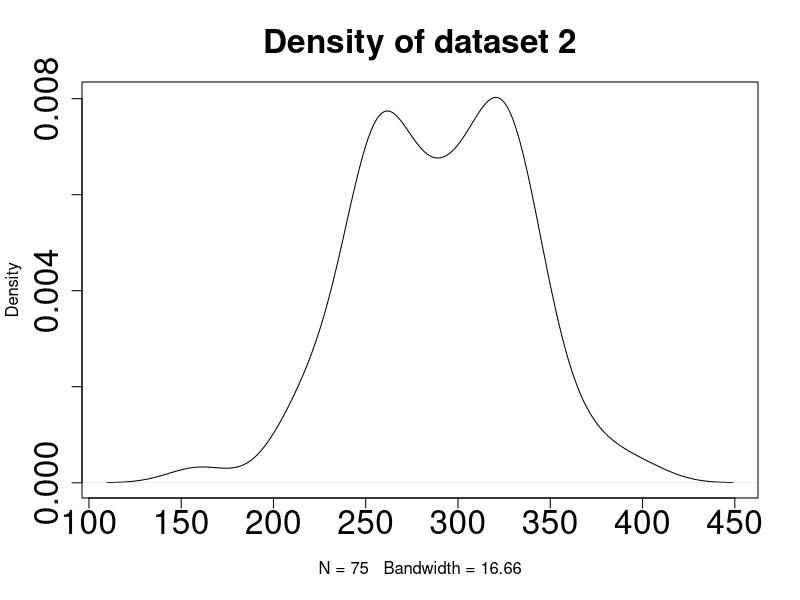
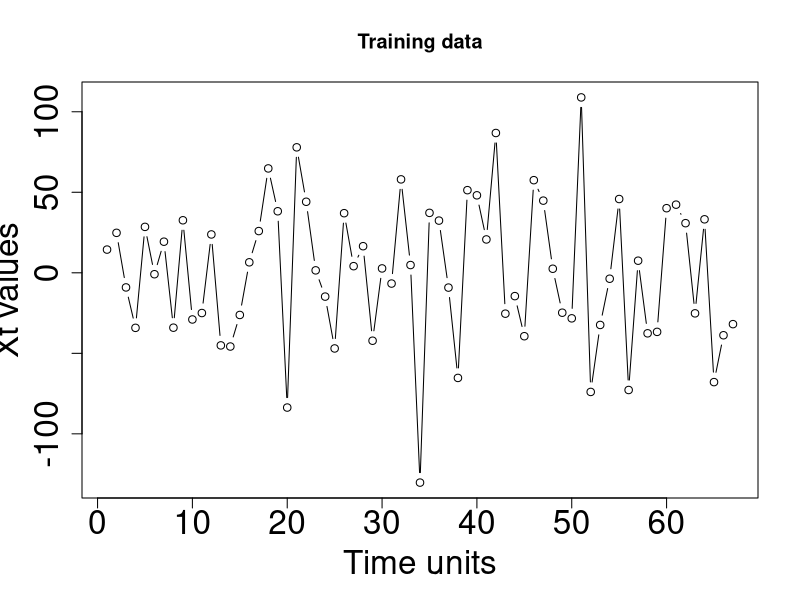
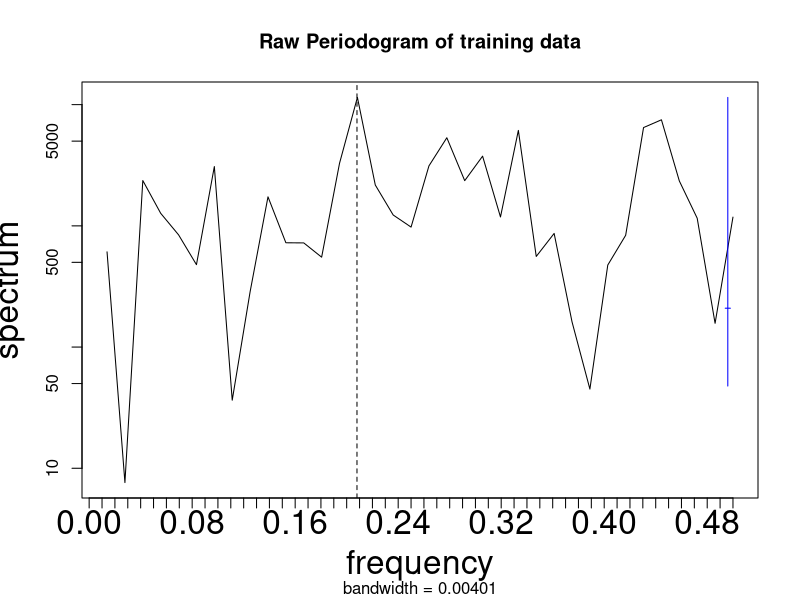
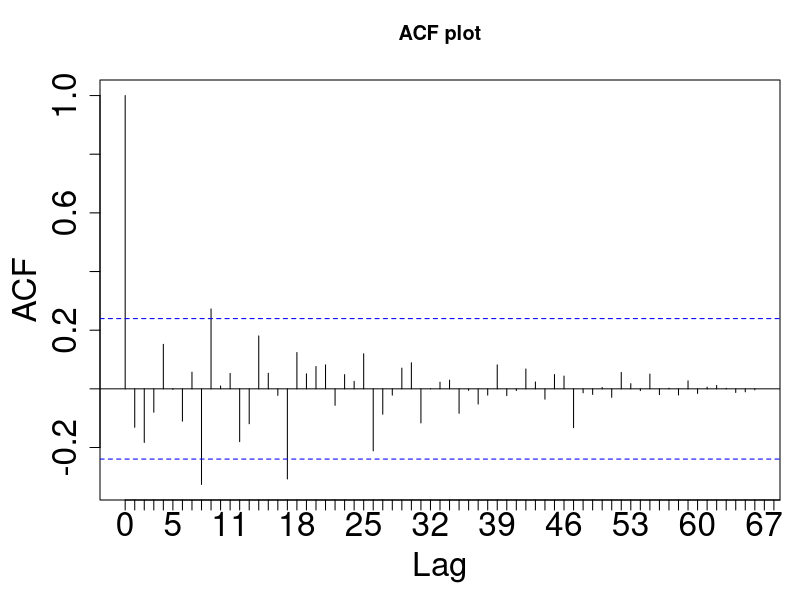
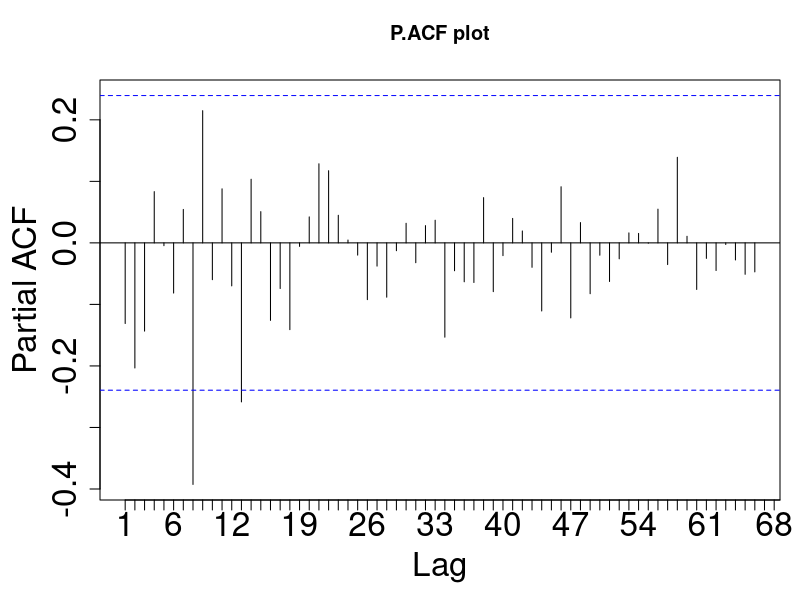
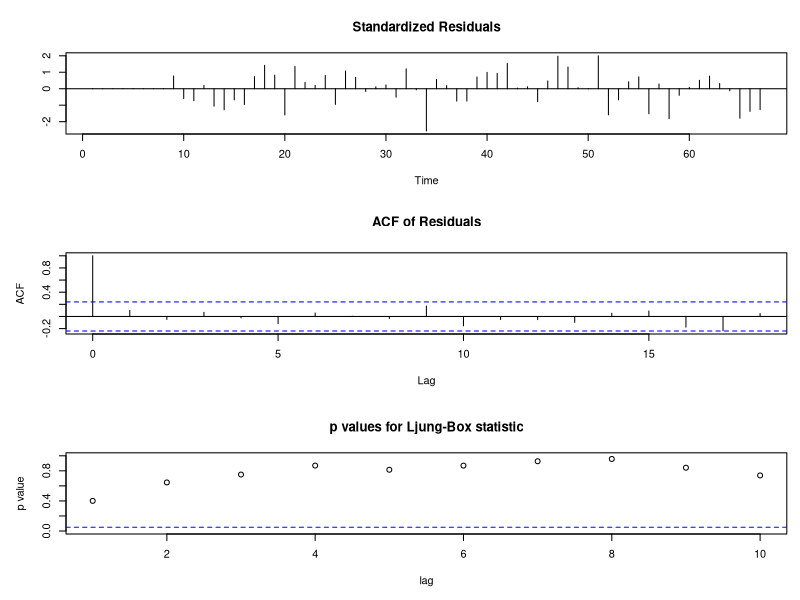
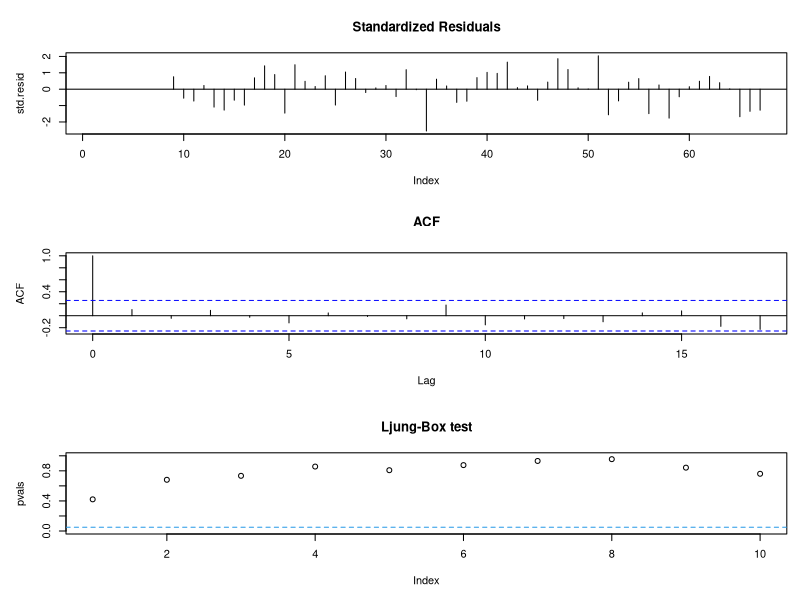
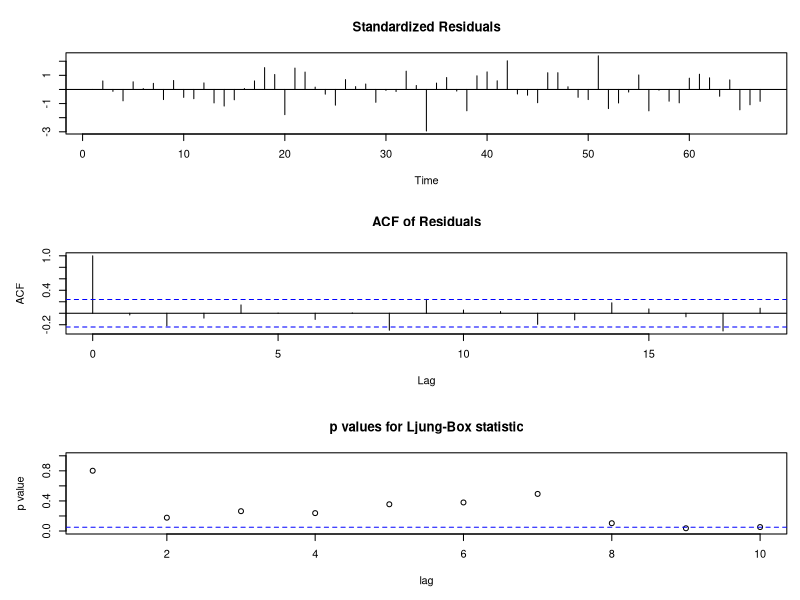

The R script that drew these images, in order:
library(lmtest)
#################################  Proj 2 75 observations  2/sqrt(75) = 0.2309401
# Hold out the last 8 observations
proj2 = read.table('proj2.txt')
sample.mean = mean(proj2[,1])
zero.mean.proj2 = proj2 - sample.mean
train.pts = zero.mean.proj2[1:67,]
test.pts = zero.mean.proj2[68:75,]
plot(density(proj2[,1]), main='Density of dataset 2', cex.axis=2, cex.main=2)
# Looks bimodal, fitting MLE model may not provide a good fit.
summary(proj2)
plot(train.pts, type='b', ylab='Xt values', xlab='Time units',cex.axis=2, cex.lab = 2, main='Training data')
# The length of the periods differ and it is irregular.
# The data seems stationary
spec.pgram(train.pts,plot=F)
spec.pgram(train.pts,xaxt='n', main='Raw Periodogram of training data', cex.main =2, cex.lab = 2)
axis(1, seq(0,0.5,0.01),cex.axis=2)
abline(v=0.208, lty=2)
1/0.208
# There seem to be too many local maxima, which means there are too many frequencies that
# contribute the variability of data.
# Since this data has only 67 data points, having too many frequencies may just indicate
# that the data is noise.
# But if we were to assume that there is period, then the
# first frequency to consider would be 
# 0.208 which is where the highest peak of spectrum happens.
# In this case, the period is 1/0.208
# The spectrum is peak at frequency = 0.208 in (0, 0.5) scale.
par(mar=c(5,5,4,1))
acf(train.pts, type = 'correlation',lag.max=100, xaxt='n', main='ACF plot',cex.axis=2, cex.lab=2)
axis(1, at = 0:100,cex.axis=2)
# It looks like data is white noise.
# acf could die off after lag zero, lag 8 or 17. But the acf at lag 8, 9, and 17 are just a little outside the confidence region.
# It seems highly likely that the acf is zero after lag zero.
# There isn't sinusoidal decay.
acf(train.pts, type = 'partial',lag.max=100, xaxt='n', main='P.ACF plot',cex.axis=2, cex.lab=2)
axis(1, at = 1:100,cex.axis=2)
# p.acf could die off after lag 8
# But only two out of 67 points are outside the confidence region,
# so they can be considered as sampling errors and 
# true p.acf may be zero after lag zero.
# Also it might be unlikely to see all sample p.acf's at lag 1 through lag 7 
# inside the confidence interval if true p.acf at lab 8 is nonzero.
# But the sample pac.f at lag 8 is quite far away from the confidence interval.
# The potential candidate models can be:
# ARMA(0,0) and ARMA(8,0)

##### Step 2. Parameter Estimation for the 2 candidate models:
ar.diagnostic = function(train.pts, test.pts= NULL, p, d=0, q=0, method='CSS-ML'){
  my.fit = arima(train.pts, order = c(p,d,q), method = method)
  tsdiag(my.fit)
  if(p == 1) print(coeftest(my.fit))
  t.test.stat = my.fit$coef/sqrt(diag(my.fit$var.coef))
  cat('t-test stat:',t.test.stat,'\ncritical t-value:',qt(p = 0.975, df = length(train.pts)-1-(p+q)))
  cat('\nExceed crit.val?', abs(t.test.stat) > qt(p = 0.975, df = length(train.pts)-1-(p+q)))
  if(!is.null(test.pts)){
    preds = predict(my.fit, n.ahead = length(test.pts), se.fit = FALSE)
    cat('\nPSSE:',sum((test.pts - preds)^2))
  }
  
  return(my.fit)
}
burg.diagnostic = function(train.pts, test.pts= NULL, p){
  my.fit = ar.burg(train.pts, aic=FALSE, order.max = p, method=c("burg"))
  std.resid = my.fit$resid/sqrt(var(my.fit$resid,na.rm = T))
  na.ind = which(is.na(std.resid))
  par(mfrow=c(3,1))
  plot(std.resid,type='h', main='Standardized Residuals')
  abline(h=0)
  acf(as.vector(std.resid[-na.ind]),type = 'correlation',main='ACF')
  pvals = numeric()
  for( i in 1:10) pvals = c(pvals, Box.test(std.resid,type='Ljung-Box',lag=i)$p.value)
  plot(pvals,ylim=c(0,1),main='Ljung-Box test')
  abline(0.05,0,lty=2,col=4)
  t.test.stat = my.fit$ar/sqrt(diag(my.fit$asy.var.coef))
  cat('t-test stat:',t.test.stat, '\ncritical t-value:',qt(p = 0.975, df = length(train.pts)-p))
  cat('\nExceed crit.val?', abs(t.test.stat) > qt(p = 0.975, df = length(train.pts)-p))
  if(!is.null(test.pts)){
    preds = predict(my.fit, n.ahead = length(test.pts), se.fit = FALSE)
    cat('\nPSSE:',sum((test.pts - preds)^2))
  }
  return(my.fit)
}
#**************************************** Trying the steps 2 and 3 using 'CSS' and 'Burg' method
# Candidate 2: CSS-ARMA(8, 0)
fit = ar.diagnostic(train.pts, test.pts, p=8, method='CSS')# PSSE: 10326.94
# Residuals look like white noise without particular pattern
# acf of residuals is cut off after lag zero.
# p-values for Ljung-Box statistic show that the first 10 acf's of residuals are zero.
# But all coefficients are nonsignificant

# Candidate 3: Burg-ARMA(8, 0) 
fit = burg.diagnostic(train.pts, test.pts, p=8) # PSSE: 10869.86
# Residuals look like white noise, acf is cut off after lag zero, p-vals show the first 10 acf's are zero
# But all coefficients are insignificant

# Try Candidate 4: CSS-ARMA(1,0)
fit = ar.diagnostic(train.pts, test.pts, p=1, method='CSS')
# Residuals look like white noise, acf is cut off after lag zero, p-values show the first 8 acf's are zero but 9th and 10th aren't.
# The coefficient is not significant

# Conclusion:
# The data is white noise.